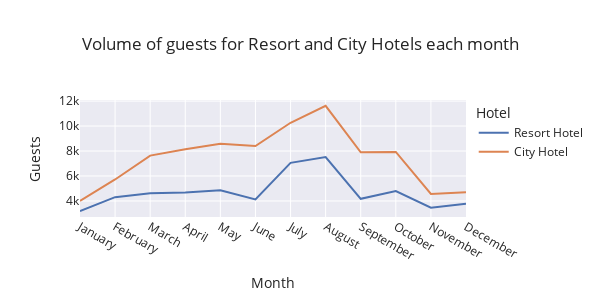

The notebook cell this image was saved under:
### Code cell
# Which month has the highest number of guests?

df_guests = df[df['is_canceled'] == 0].copy()
df_guests['guest_total'] = df_guests['adults'] + df_guests['children'] + df_guests['babies']

df['arrival_date_month'] = pd.Categorical(df['arrival_date_month'], categories=ordered_months, ordered=True)

resort_guests = df_guests[df_guests['hotel'] == 'Resort Hotel']
city_hotel_guests = df_guests[df_guests['hotel'] == 'City Hotel']

resort_guests_per_month = resort_guests.groupby('arrival_date_month', observed=True)['guest_total'].sum()
city_hotel_guests_per_month = city_hotel_guests.groupby('arrival_date_month', observed=True)['guest_total'].sum()

# Combine the data into a single DataFrame for plotting
combined_guests_data = pd.DataFrame({
    'Month': resort_guests_per_month.index,
    'Resort Hotel': resort_guests_per_month.values,
    'City Hotel': city_hotel_guests_per_month.values
})

melted_data = combined_guests_data.melt(id_vars='Month', var_name='Hotel', value_name='Guests')

# Plotting the line chart for guest volume per month for both hotels
fig = px.line(
    melted_data,
    x='Month',
    y='Guests',
    color='Hotel',
    title='Volume of guests for Resort and City Hotels each month',
    labels={'Guests': 'Guests', 'Month': 'Month'},
    template='seaborn',
    width=600,
    height=300,
)

fig.update_xaxes(title_text='Month')
fig.update_yaxes(title_text='Guests')

fig.show()

### Figure 1 — Plotly figure (JSON) as saved in the notebook; plotly's stock layout.template omitted (floating-point values rounded to 4 significant figures)
{"data": [{"hovertemplate": "Hotel=Resort Hotel<br>Month=%{x}<br>Guests=%{y}<extra></extra>", "legendgroup": "Resort Hotel", "line": {"color": "rgb(76,114,176)", "dash": "solid"}, "marker": {"symbol": "circle"}, "mode": "lines", "name": "Resort Hotel", "orientation": "v", "showlegend": true, "type": "scatter", "x": ["January", "February", "March", "April", "May", "June", "July", "August", "September", "October", "November", "December"], "xaxis": "x", "y": [3184, 4306, 4611, 4687, 4863, 4124, 7051, 7518, 4173, 4793, 3456, 3785], "yaxis": "y"}, {"hovertemplate": "Hotel=City Hotel<br>Month=%{x}<br>Guests=%{y}<extra></extra>", "legendgroup": "City Hotel", "line": {"color": "rgb(221,132,82)", "dash": "solid"}, "marker": {"symbol": "circle"}, "mode": "lines", "name": "City Hotel", "orientation": "v", "showlegend": true, "type": "scatter", "x": ["January", "February", "March", "April", "May", "June", "July", "August", "September", "October", "November", "December"], "xaxis": "x", "y": [4002, 5723, 7634, 8146, 8579, 8396, 10266, 11620, 7895, 7927, 4561, 4707], "yaxis": "y"}], "layout": {"height": 300, "legend": {"title": {"text": "Hotel"}, "tracegroupgap": 0}, "title": {"text": "Volume of guests for Resort and City Hotels each month"}, "width": 600, "xaxis": {"anchor": "y", "domain": [0, 1], "title": {"text": "Month"}}, "yaxis": {"anchor": "x", "domain": [0, 1], "title": {"text": "Guests"}}}}
